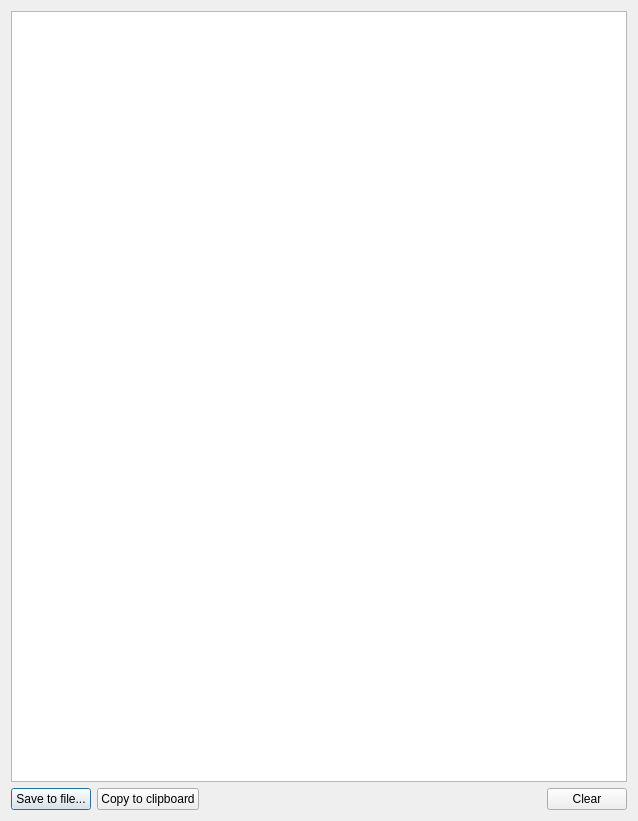
<?xml version="1.0" encoding="UTF-8"?>
<ui version="4.0">
 <class>LogDialog</class>
 <widget class="QDialog" name="LogDialog">
  <property name="geometry">
   <rect>
    <x>0</x>
    <y>0</y>
    <width>638</width>
    <height>821</height>
   </rect>
  </property>
  <property name="windowTitle">
   <string>Application log</string>
  </property>
  <layout class="QVBoxLayout" name="verticalLayout">
   <item>
    <widget class="QListView" name="logListView"/>
   </item>
   <item>
    <layout class="QHBoxLayout" name="horizontalLayout">
     <item>
      <widget class="QPushButton" name="saveButton">
       <property name="text">
        <string>Save to file...</string>
       </property>
      </widget>
     </item>
     <item>
      <widget class="QPushButton" name="copyButton">
       <property name="text">
        <string>Copy to clipboard</string>
       </property>
      </widget>
     </item>
     <item>
      <spacer name="horizontalSpacer">
       <property name="orientation">
        <enum>Qt::Horizontal</enum>
       </property>
       <property name="sizeHint" stdset="0">
        <size>
         <width>40</width>
         <height>20</height>
        </size>
       </property>
      </spacer>
     </item>
     <item>
      <widget class="QPushButton" name="clearButton">
       <property name="text">
        <string>Clear</string>
       </property>
      </widget>
     </item>
    </layout>
   </item>
  </layout>
 </widget>
 <resources/>
 <connections/>
</ui>
